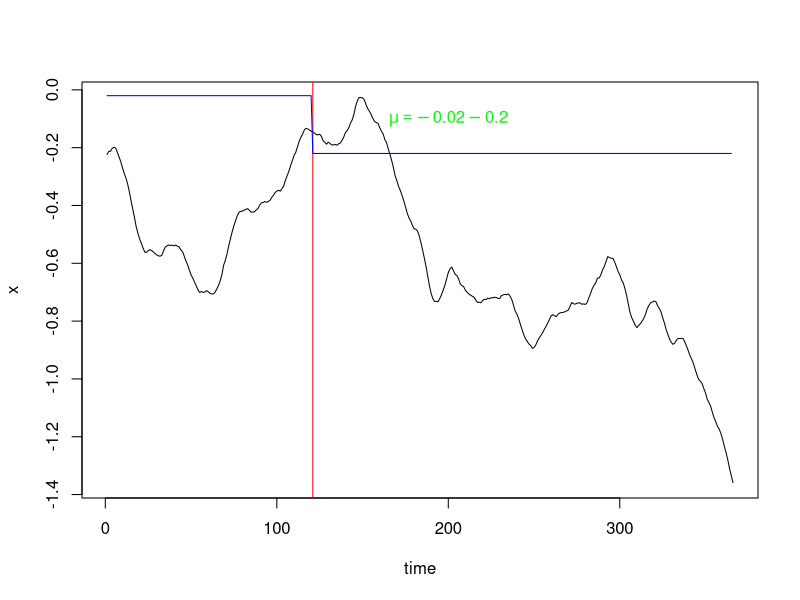

Generate this figure with R: (Note: this script raises an error after producing the figure.)
rm(list=ls())
require(deSolve)
set.seed(012)   #random seed 01 03 012
times <- 1:365
N=52196381
#Simulate a Brownian Motion Path
e <- rnorm(n = length(times) - 1, sd = sqrt(0.01))
e <- c(0, cumsum(e))

mu<-vector(length=365) 
for (t in 1:365) {
  if (t <= 120){
    mu[t]=-0.02      }                    #No lock-down policy
  else {mu[t]=-0.2-0.02 }                 #Lock-down policy
}
mu<-ts(mu)

#plot(mu,type='l')
#Simulate an O-U Process
ornstein_uhlenbeck <- function(n,theta,sigma,x0){
  dt  <- 1
  x<-vector(length=366)
  for (i in 1:(n+1)) {
    if (i==1){x[i]=x0}
    else{
      x[i]  <-  x[i-1] + theta*(mu[i-1]-x[i-1])*dt + sigma*e[i-1]}
  }
  return(x);
}

x<- ornstein_uhlenbeck(365,0.05,sqrt(0.004),log(0.8))
plot(x,type='l',xlab="time")
abline(v=121, col="red")
lines(mu, col="blue")
tt1 <-expression(mu==-0.02)
text(30,0.1,tt1,col="green")
tt2 <-expression(mu==-0.02-0.2)
text(200,-0.1,tt2,col="green")
plot(exp(x),type='l',xlab="time",ylab=TeX("$e^{x}=beta$"),ylim=c(0.2,1.2))
abline(v=121, col="red")
lines(exp(mu+0.02),col="blue")
axis(1, at=121,labels=121, col.axis="red", las=2)
tt1 <-expression(mu[beta]==1)
text(50,1.1,tt1,col="green")
tt2 <-expression(mu[beta]==0.81)
text(220,0.9,tt2,col="green")
tt3 <-expression('lockdown policy start')
text(120,0.4,tt3,col="red")
write.csv(x,"poster1_x1.csv")
#Main ODE Model
Covid_OU <- function(time, current_state, params){
  
  with(as.list(c(current_state, params)),{
    
    N <- S+E+I+R
    dt <- 1
    dS <- -exp(x[t+1])*S*(E+0.1*I)/N
    dE <- exp(x[t+1])*S*(E+0.1*I)/N - E*(1/k+1/gamma)
    dI <- E/k-I*(1/gamma+0.0087)
    dR <- (I+E)/gamma+0.0087*I
    
    return(list(c( dt, dS, dE, dI, dR)))
  })
}
params <- c(k=5, gamma=5)   #Trial: k=5 & gamma=5; k=7 & gamma=5

library('truncnorm')
R0 <- rtruncnorm(1, a=0, b=1, mean = 0.15, sd = 0.15)
E0 <-runif(1,-16, -9)
I0 <-runif(1,-16, -9)
#x <-runif(1, -5,2)
S <- N
R <- R0*S
S <- S - R

E <- exp(E0 + log(S))
S <- S - E
I <- exp(I0 + log(S))
S <- S - I

# R0 <-0.03
# S <- N
# R <- S*R0
# S <- S - R
# 
# E0 <- -15
# E <- exp(E0 + log(S))
# S <- S - E
# 
# I0 <- -10
# I <- exp(I0 + log(S))
# S <- S - I
initial_state<- c(t=1, S=S, E=E, I=I, R=R)
#initial_state <- c(t=1,S=52196380, E=1, I=0, R=0)
model4 <- ode(initial_state, times, Covid_OU, params)

summary(model4)

matplot(model4, type="l", lty=1, main="COVID—OU Model",ylab="counts", xlab="Time")
legend <- colnames(model4)[3:6]
legend("right", legend=legend, col=3:6, lty = 1)
Z1 <-model4[,4]/5

tau1 <- 0.8#runif(1,0,1)
Y1 <-vector(length = 365)
for (i in 1:365){
  #Y1[i]<- rlnorm(1,log(Z1[i,]/5),tau1)
  Y1[i]<- rlnorm(1,log(Z1[i]/5),tau1)
}
plot(Y1,type='l',ylab="Obs Y",xlab="time",col="blue")
write.csv(Y1,"Covidou_Y1.csv")
write.csv(model4,"Covidou1.csv")
